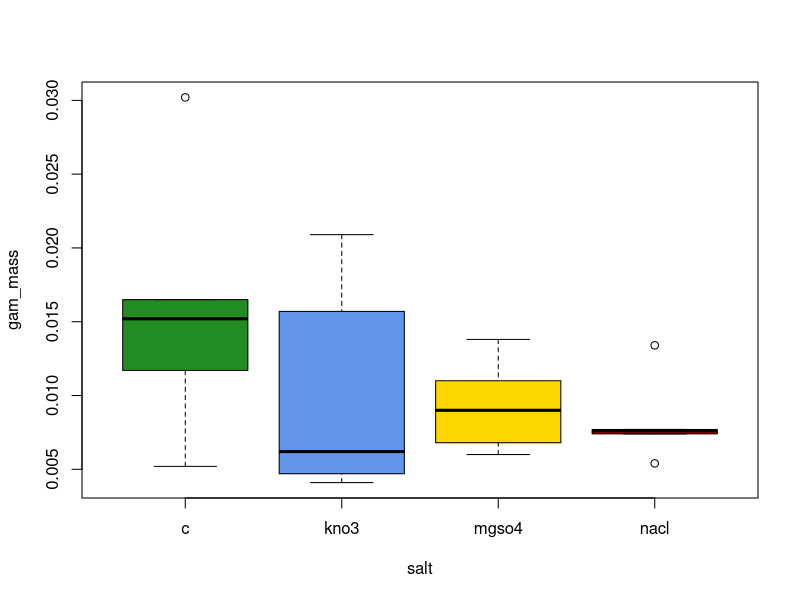

This figure's R source:

### gametophyte dry downs

#1st trial with hemisphytic fern (lomariopsis)


drydown <- read.csv("raw_data/gam_drydown_trial.csv")



# data formatting ---------------------------------------------------------
drydown$date <- as.Date(drydown$date, format = "%d/%m/%Y")

gam_mass <- with(drydown, total_mass-filter_mass)

cols <- c("forestgreen", "cornflowerblue", "gold", "red")

windows()
boxplot(gam_mass ~ salt, data = drydown, col=cols)
